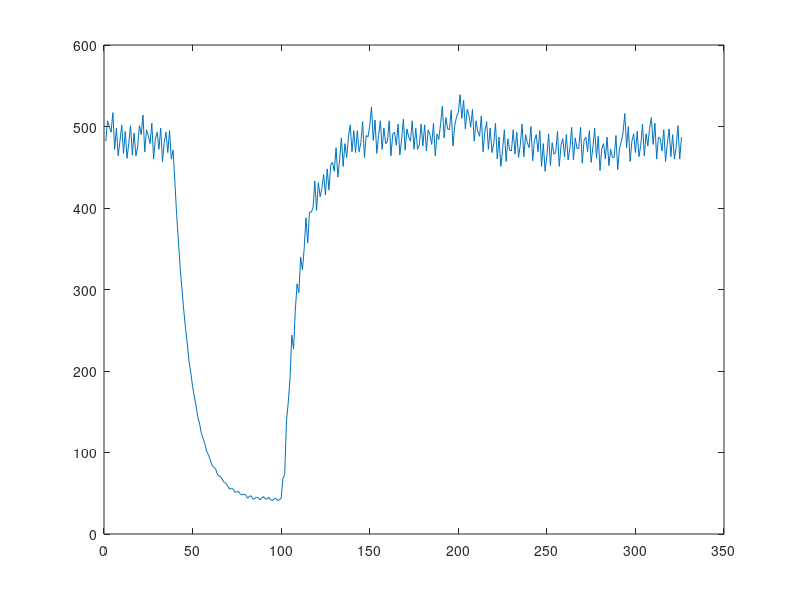

MATLAB code to generate this figure:
light=[482
507
500
493
517
472
498
464
482
502
467
494
461
480
501
465
492
464
475
501
490
514
469
496
489
479
504
460
485
493
472
498
457
481
493
468
495
460
471
432
392
360
326
301
275
253
234
212
198
181
168
157
143
135
123
117
110
101
97
91
84
82
80
73
71
70
66
63
62
58
55
56
55
51
52
52
49
48
49
48
44
46
47
43
43
45
45
42
44
46
43
43
45
42
41
43
44
41
42
44
68
73
139
161
190
244
227
275
307
296
340
324
350
388
357
395
395
400
433
397
431
414
424
441
416
448
422
453
456
445
474
438
459
486
451
479
462
487
502
469
495
468
495
469
480
506
462
489
487
501
524
483
508
467
489
507
472
498
479
482
507
464
491
493
477
503
465
484
509
471
497
487
482
507
472
498
472
477
503
476
502
470
496
490
478
504
464
491
484
503
525
486
511
497
496
520
476
501
512
517
539
510
532
497
521
514
499
521
482
507
494
488
513
469
494
506
472
498
468
479
504
460
487
451
471
496
457
485
471
470
496
466
493
462
477
503
463
490
480
474
500
458
483
490
469
495
451
479
445
464
491
452
480
466
468
494
451
477
485
463
490
459
473
499
459
486
473
473
499
455
483
487
469
495
456
475
498
461
488
446
473
479
460
487
452
472
462
462
489
447
473
481
492
516
474
500
457
482
491
468
494
463
477
503
464
491
476
498
511
478
504
460
487
485
470
496
457
479
497
463
490
460
475
501
460
487
];

plot(light);
